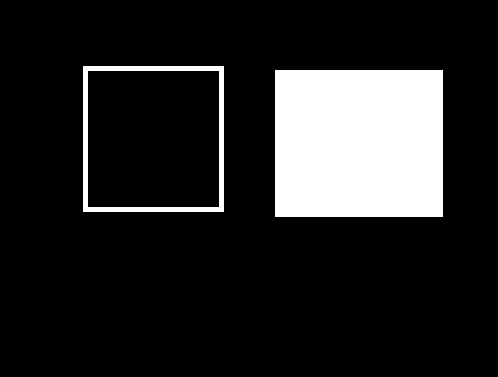
//> input picture cornerHarris/cornerHarris/1.jpg, 498 x 377 px
$ ./main   (built with g++ and OpenCV 4)
//> lines starting //> are read from the running program, lines starting //| are printed output that depends on the picture; after the words box and inside, x2 and y2 are one past the last pixel; in counts of white or black regions, pixels touching at a corner belong together
#include "opencv2/opencv.hpp"
#include  <iostream>

using namespace cv;
using namespace std;

void main()
{
	Mat SrcImg = imread("1.jpg");
//> SrcImg is the input picture: 377 rows x 498 cols, CV_8UC3; 14.6% white; 2 white regions, box (x1, y1, x2, y2) and area: (275, 70, 443, 217) 24696, (83, 66, 224, 212) 2770
	imshow("src", SrcImg);
	Mat ResultImg = SrcImg.clone();
	Mat GrayImg;
	cvtColor(SrcImg, GrayImg, COLOR_BGR2GRAY);

	Mat DstImg;
	Mat CornerImg;//存放检测后的角点图像
	cornerHarris(GrayImg, CornerImg, 2, 3, 0.05);//Harris角点检测
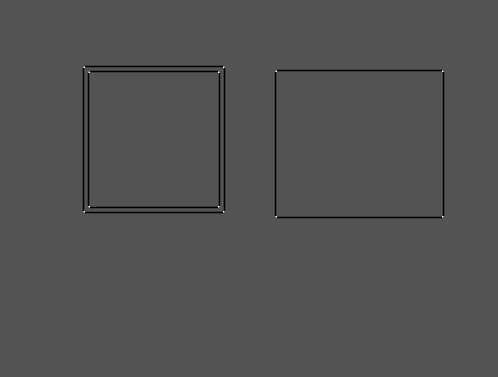
//> CornerImg: 377 rows x 498 cols, CV_32FC1; min -0.05, max 0.102, mean -0.000668; drawn with min black and max white
	imshow("corner", CornerImg);
	threshold(CornerImg, DstImg, 0.005, 255, CV_THRESH_BINARY);
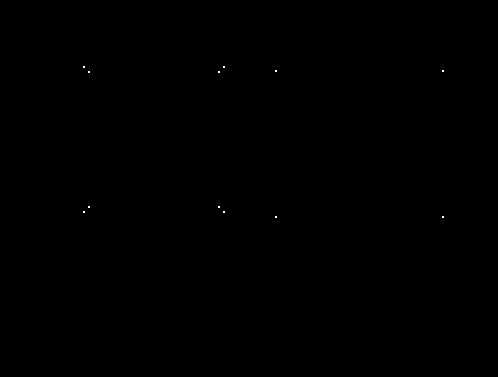
//> DstImg: 377 rows x 498 cols, CV_32FC1; 0.03% white in thin lines or dots, all inside (x1, y1, x2, y2) = (83, 66, 444, 218)
	imshow("dst", DstImg);

	int rowNumber = GrayImg.rows;
//> rowNumber = 377
	int colNumber = GrayImg.cols;
//> colNumber = 498
	cout << rowNumber << endl;
//| 377
	cout << colNumber << endl;
//| 498
	cout << DstImg.type() << endl;
//| 5
	for(int i=0;i<rowNumber;i++)
	{
		for (int j=0;j < colNumber;j++)
		{
			if (DstImg.at<float>(i, j) == 255)
			{
				circle(ResultImg, Point(j, i), 10, Scalar(255, 255, 0), 3, 8);
			}
		}
	}
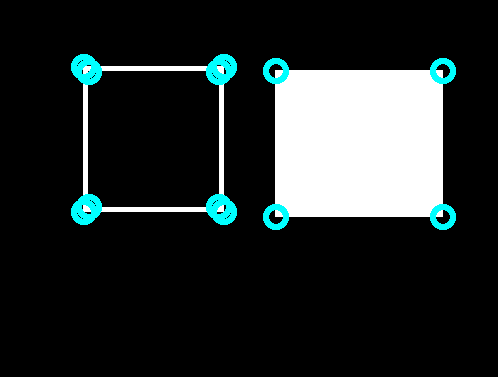
//> ResultImg: 377 rows x 498 cols, CV_8UC3; 2.23% of pixels changed, all inside (x1, y1, x2, y2) = (71, 54, 456, 230)
	imshow("Result", ResultImg);
	waitKey(0);
}
